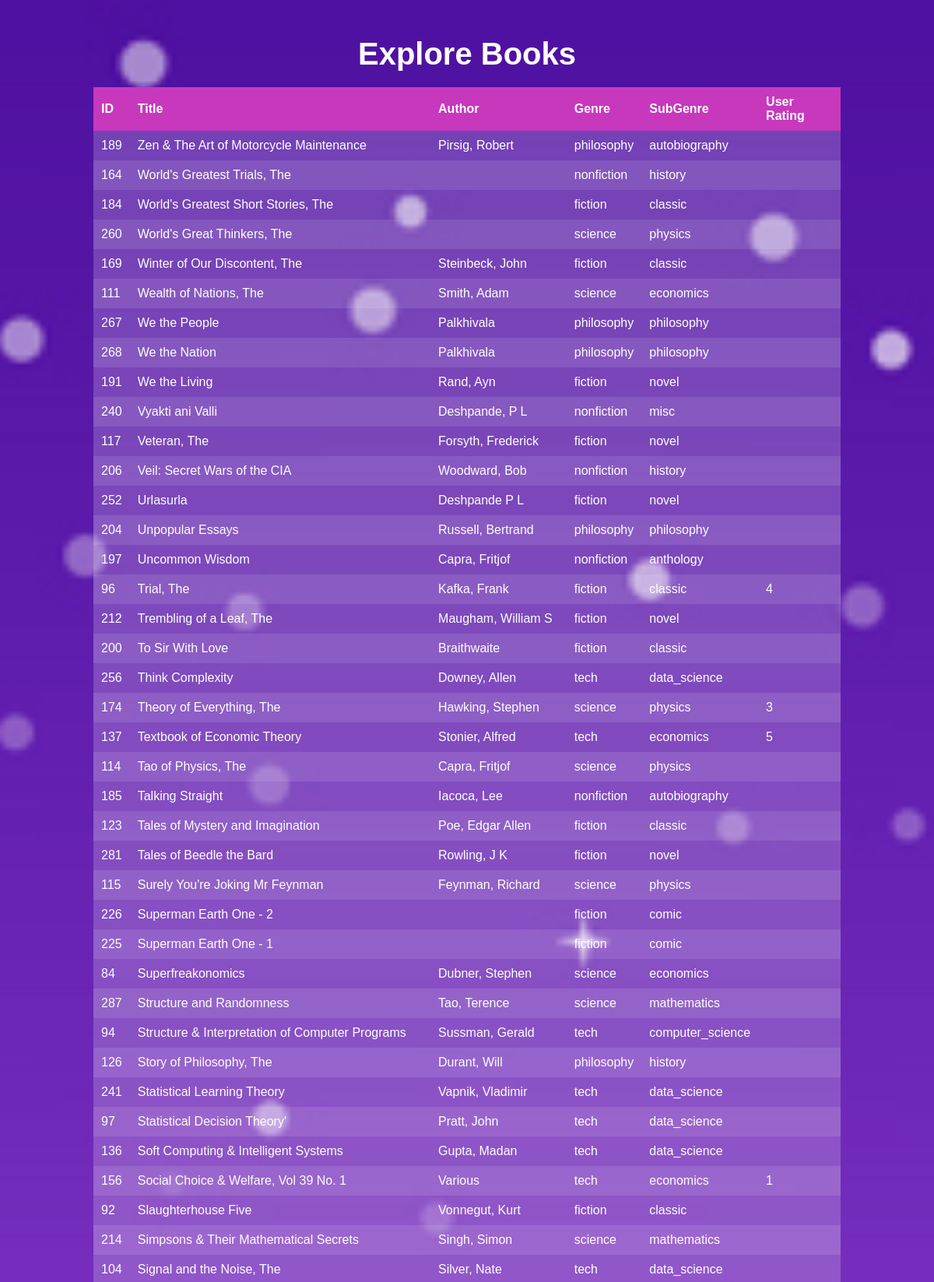
Page /templates/Explore.php?sort=Title&order=DESC (upper part) on the committed database.
### tables this page shows
CREATE TABLE `book` (
  `id` int(11) NOT NULL,
  `Title` varchar(255) DEFAULT NULL,
  `Author` varchar(255) DEFAULT NULL,
  `Genre` varchar(255) DEFAULT NULL,
  `SubGenre` varchar(255) DEFAULT NULL,
  `UserRating` float DEFAULT NULL
);

### templates/Explore.php (the view, shortened to what this page needs)
<?php
$servername = "localhost";
$username = "root";
$password = "";
$dbname = "book_recommendation";
$conn = new mysqli($servername, $username, $password, $dbname);
$sort_column = 'id';
$sort_order = 'ASC';
if (isset($_GET['sort']) && isset($_GET['order'])) {
    $sort_column = $_GET['sort'];
    $sort_order = $_GET['order'] == 'ASC' ? 'ASC' : 'DESC';
}
$sql = "SELECT id, Title, Author, Genre, SubGenre, UserRating FROM book ORDER BY $sort_column $sort_order";
$result = $conn->query($sql);
?>
<!DOCTYPE html>
<html>
<head>
</head>
<body style="background-position: center center; background-size: cover; background-repeat: repeat; min-height: 100vh;">
    <div class="container">
        <h1>Explore Books</h1>
        <div class="table-container">
            <table>
                <thead>
                    <tr>
                        <th><a href="?sort=id&order=<?php echo $sort_order == 'ASC' ? 'DESC' : 'ASC'; ?>">ID</a></th>
                        <th><a href="?sort=Title&order=<?php echo $sort_order == 'ASC' ? 'DESC' : 'ASC'; ?>">Title</a></th>
                        <th><a href="?sort=Author&order=<?php echo $sort_order == 'ASC' ? 'DESC' : 'ASC'; ?>">Author</a></th>
                        <th><a href="?sort=Genre&order=<?php echo $sort_order == 'ASC' ? 'DESC' : 'ASC'; ?>">Genre</a></th>
                        <th><a href="?sort=SubGenre&order=<?php echo $sort_order == 'ASC' ? 'DESC' : 'ASC'; ?>">SubGenre</a></th>
                        <th><a href="?sort=UserRating&order=<?php echo $sort_order == 'ASC' ? 'DESC' : 'ASC'; ?>">User Rating</a></th>
                    </tr>
                </thead>
                <tbody>
                    <?php
                    if ($result->num_rows > 0) {
                        while($row = $result->fetch_assoc()) {
                            echo "<tr>";
                            echo "<td>" . $row["id"]. "</td>";
                            echo "<td>" . $row["Title"]. "</td>";
                            echo "<td>" . $row["Author"]. "</td>";
                            echo "<td>" . $row["Genre"]. "</td>";
                            echo "<td>" . $row["SubGenre"]. "</td>";
                            echo "<td>" . $row["UserRating"]. "</td>";
                            echo "</tr>";
                        }
                    } else {
                        echo "<tr><td colspan='6'>No records found</td></tr>";
                    }
                    ?>
                </tbody>
            </table>
        </div>
    </div>
</body>
</html>

### templates/Explore.php (style rules this page uses)
body, html { margin: 0; padding: 0; height: 100%; font-family: 'Arial', sans-serif; background-image: url('http://localhost/book_recommendation/templates/img.jpg'); color: white; background-attachment: fixed; }
.container { width: 80%; margin: auto; padding: 20px; }
h1 { text-align: center; font-size: 2.5rem; margin-bottom: 20px; }
.table-container { overflow-x: auto; }
table { width: 100%; border-collapse: collapse; background: rgba(255, 255, 255, 0.2); border-radius: 8px; box-shadow: 0 4px 10px rgba(0, 0, 0, 0.3); }
th, td { padding: 10px; text-align: left; }
th { background: #C738BD; color: white; cursor: pointer; }
tr:nth-child(even) { background: rgba(255, 255, 255, 0.1); }
th a { color: white; text-decoration: none; }

### rows in the picture
book: id "189", Title "Zen & The Art of Motorcycle Maintenance", Author "Pirsig, Robert", Genre "philosophy", SubGenre "autobiography"
book: id "164", Title "World's Greatest Trials, The", Genre "nonfiction", SubGenre "history"
book: id "184", Title "World's Greatest Short Stories, The", Genre "fiction", SubGenre "classic"
book: id "260", Title "World's Great Thinkers, The", Genre "science", SubGenre "physics"
book: id "169", Title "Winter of Our Discontent, The", Author "Steinbeck, John", Genre "fiction", SubGenre "classic"
book: id "111", Title "Wealth of Nations, The", Author "Smith, Adam", Genre "science", SubGenre "economics"
book: id "267", Title "We the People", Author "Palkhivala", Genre "philosophy", SubGenre "philosophy"
book: id "268", Title "We the Nation", Author "Palkhivala", Genre "philosophy", SubGenre "philosophy"
book: id "191", Title "We the Living", Author "Rand, Ayn", Genre "fiction", SubGenre "novel"
book: id "240", Title "Vyakti ani Valli", Author "Deshpande, P L", Genre "nonfiction", SubGenre "misc"
book: id "117", Title "Veteran, The", Author "Forsyth, Frederick", Genre "fiction", SubGenre "novel"
book: id "206", Title "Veil: Secret Wars of the CIA", Author "Woodward, Bob", Genre "nonfiction", SubGenre "history"
book: id "252", Title "Urlasurla", Author "Deshpande P L", Genre "fiction", SubGenre "novel"
book: id "204", Title "Unpopular Essays", Author "Russell, Bertrand", Genre "philosophy", SubGenre "philosophy"
book: id "197", Title "Uncommon Wisdom", Author "Capra, Fritjof", Genre "nonfiction", SubGenre "anthology"
book: id "96", Title "Trial, The", Author "Kafka, Frank", Genre "fiction", SubGenre "classic", UserRating "4"
book: id "212", Title "Trembling of a Leaf, The", Author "Maugham, William S", Genre "fiction", SubGenre "novel"
book: id "200", Title "To Sir With Love", Author "Braithwaite", Genre "fiction", SubGenre "classic"
book: id "256", Title "Think Complexity", Author "Downey, Allen", Genre "tech", SubGenre "data_science"
book: id "174", Title "Theory of Everything, The", Author "Hawking, Stephen", Genre "science", SubGenre "physics", UserRating "3"
book: id "137", Title "Textbook of Economic Theory", Author "Stonier, Alfred", Genre "tech", SubGenre "economics", UserRating "5"
book: id "114", Title "Tao of Physics, The", Author "Capra, Fritjof", Genre "science", SubGenre "physics"
book: id "185", Title "Talking Straight", Author "Iacoca, Lee", Genre "nonfiction", SubGenre "autobiography"
book: id "123", Title "Tales of Mystery and Imagination", Author "Poe, Edgar Allen", Genre "fiction", SubGenre "classic"
book: id "281", Title "Tales of Beedle the Bard", Author "Rowling, J K", Genre "fiction", SubGenre "novel"
book: id "115", Title "Surely You're Joking Mr Feynman", Author "Feynman, Richard", Genre "science", SubGenre "physics"
book: id "226", Title "Superman Earth One - 2", Genre "fiction", SubGenre "comic"
book: id "225", Title "Superman Earth One - 1", Genre "fiction", SubGenre "comic"
book: id "84", Title "Superfreakonomics", Author "Dubner, Stephen", Genre "science", SubGenre "economics"
book: id "287", Title "Structure and Randomness", Author "Tao, Terence", Genre "science", SubGenre "mathematics"
book: id "94", Title "Structure & Interpretation of Computer Programs", Author "Sussman, Gerald", Genre "tech", SubGenre "computer_science"
book: id "126", Title "Story of Philosophy, The", Author "Durant, Will", Genre "philosophy", SubGenre "history"
book: id "241", Title "Statistical Learning Theory", Author "Vapnik, Vladimir", Genre "tech", SubGenre "data_science"
book: id "97", Title "Statistical Decision Theory'", Author "Pratt, John", Genre "tech", SubGenre "data_science"
book: id "136", Title "Soft Computing & Intelligent Systems", Author "Gupta, Madan", Genre "tech", SubGenre "data_science"
book: id "156", Title "Social Choice & Welfare, Vol 39 No. 1", Author "Various", Genre "tech", SubGenre "economics", UserRating "1"
book: id "92", Title "Slaughterhouse Five", Author "Vonnegut, Kurt", Genre "fiction", SubGenre "classic"
book: id "214", Title "Simpsons & Their Mathematical Secrets", Author "Singh, Simon", Genre "science", SubGenre "mathematics"
book: id "104", Title "Signal and the Noise, The", Author "Silver, Nate", Genre "tech", SubGenre "data_science"
